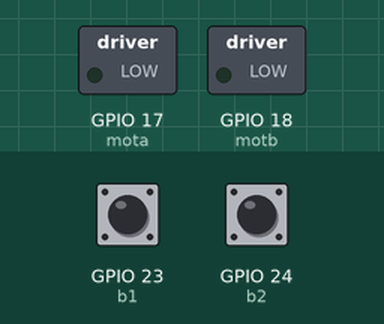
A program run on a simulated Raspberry Pi (BCM pin numbers). Shown: switched loads named in the program (green lamp = pin HIGH). Inputs (shaded band) come from the test bench; at power-on: GPIO 23 (b1) HIGH, GPIO 24 (b2) HIGH.

Above: at 1.2 s.
1.3 s: GPIO 23 (b1) pulled LOW for 0.15 s
At 1.37 s:
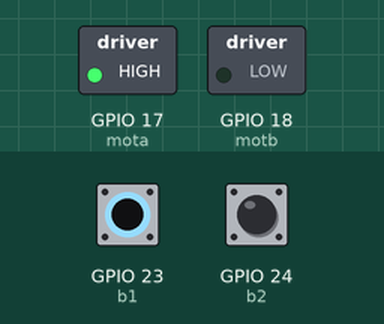
2.9 s: GPIO 24 (b2) pulled LOW for 0.15 s
At 2.97 s:
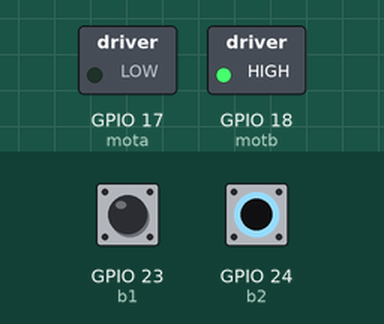
4.5 s: GPIO 24 (b2) pulled LOW for 3.2 s
At 8.3 s:
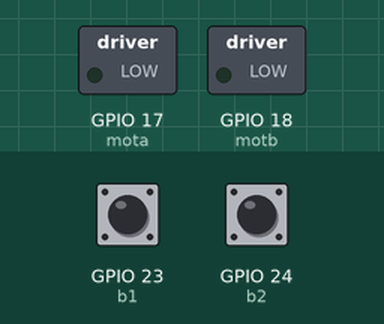
9.2 s: GPIO 23 (b1) pulled LOW for 3.2 s
At 9.5 s:
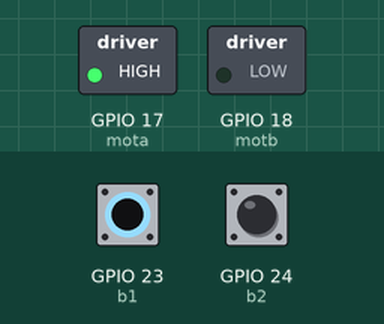
Timing chart, 0 to 13.9 s (numbered marks = the images above; inputs shaded):
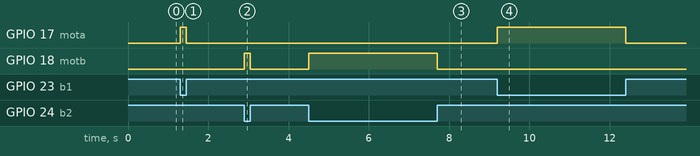

The program:

gertboard-motor.py
```python
#!/usr/bin/python3
import RPi.GPIO as GPIO
import time
mota = 17
motb = 18
b1 = 23
b2 = 24
GPIO.setmode(GPIO.BCM)
GPIO.setup(b1, GPIO.IN, pull_up_down=GPIO.PUD_UP)
GPIO.setup(b2, GPIO.IN, pull_up_down=GPIO.PUD_UP)
GPIO.setup(mota, GPIO.OUT)
GPIO.setup(motb, GPIO.OUT)

def mot_v( pin ):
    if GPIO.input(pin) == False:
        GPIO.output(mota, GPIO.HIGH)
        GPIO.output(motb, GPIO.LOW)
    else:
        GPIO.output(mota, GPIO.LOW)
        GPIO.output(motb, GPIO.LOW)
    return

def mot_z( pin ):
    if GPIO.input(pin) == False:
        GPIO.output(mota, GPIO.LOW)
        GPIO.output(motb, GPIO.HIGH)
    else:
        GPIO.output(mota, GPIO.LOW)
        GPIO.output(motb, GPIO.LOW)

GPIO.add_event_detect(b1, GPIO.BOTH, bouncetime=50)
GPIO.add_event_callback(b1, mot_v)

GPIO.add_event_detect(b2, GPIO.BOTH, bouncetime=50)
GPIO.add_event_callback(b2, mot_z)

try:
  while True:
    time.sleep(5)
except KeyboardInterrupt:
  GPIO.cleanup()
  sys.exit()
```

Measured:
- after the input at 1.3 s, GPIO 17 (mota): LOW → HIGH at once, → LOW 0.15 s later
- after the input at 2.9 s, GPIO 18 (motb): LOW → HIGH at once, → LOW 0.15 s later
- after the input at 4.5 s, GPIO 18 (motb): LOW → HIGH at once, → LOW 3.2 s later
- after the input at 9.2 s, GPIO 17 (mota): LOW → HIGH at once, → LOW 3.2 s later
